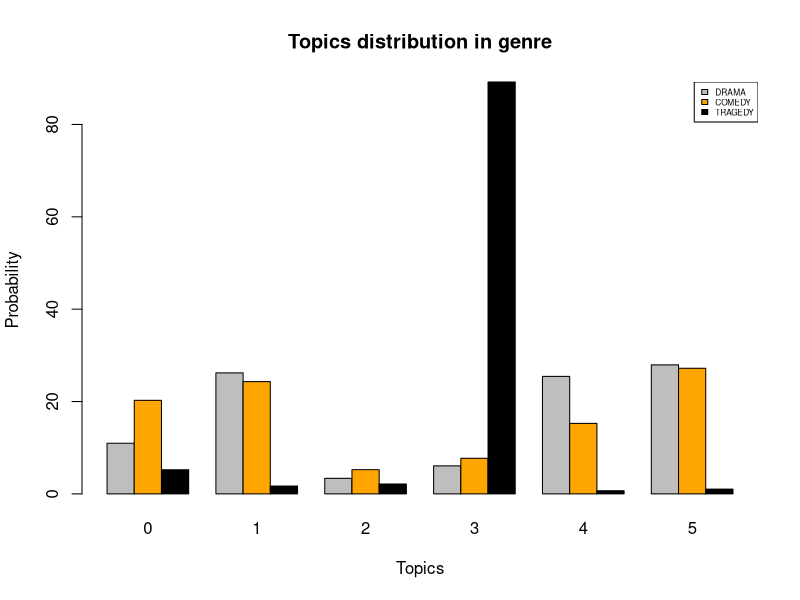

Source code (R):
library('ggplot2')

genre_dist <- matrix(c(10.97, 26.21, 3.37, 6.07, 25.44, 27.94, 20.26, 24.32, 5.25, 7.71, 15.26, 27.2, 5.23, 1.7, 2.15, 89.2, 0.69, 1.03), ncol=6,byrow=TRUE)

rownames(genre_dist) <- c("DRAMA","COMEDY","TRAGEDY")

colnames(genre_dist) <- c("0",'1', '2', '3', '4', '5')

barplot(genre_dist, main="Topics distribution in genre", xlab="Topics", ylab="Probability", col=c("grey","orange", "black"), beside=TRUE)

legend("topright", legend=rownames(genre_dist), cex=0.5, fill=c("grey","orange", "black"))